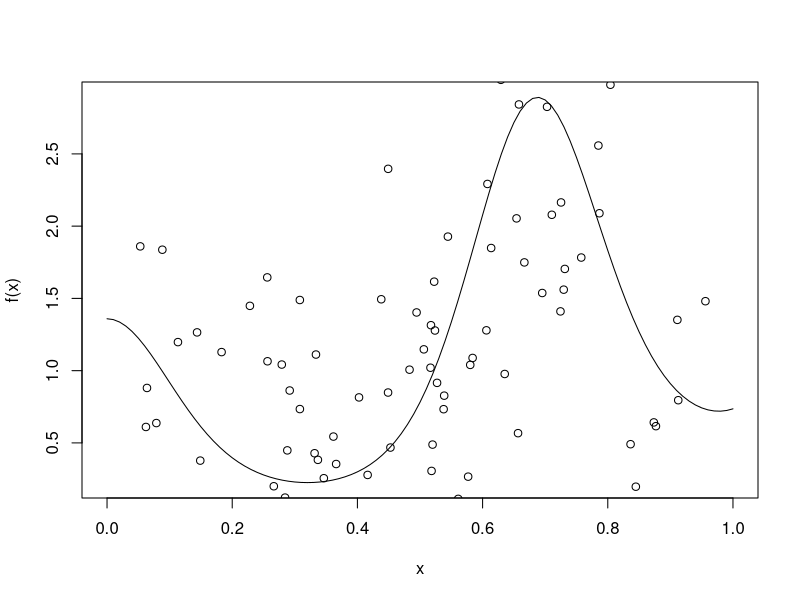
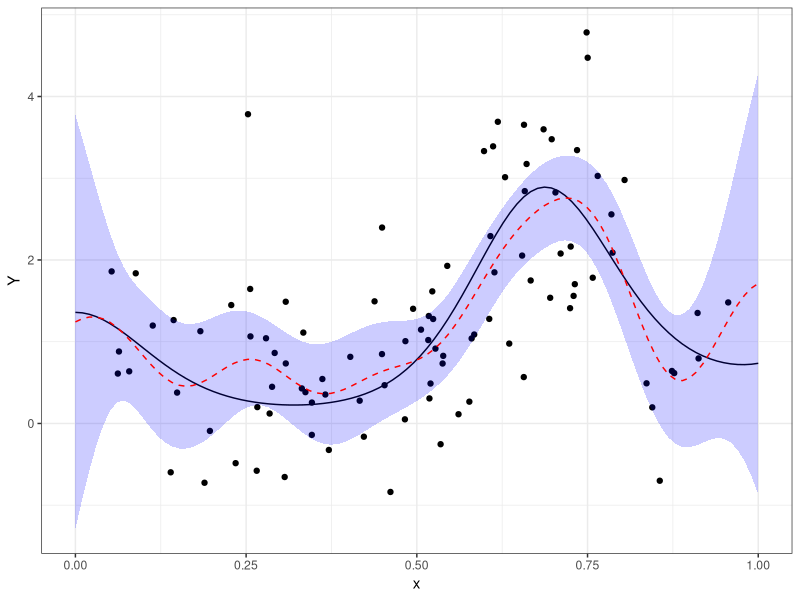

Recreate these plots in R, in order.


n = 100
sigma = 1
f = function(x) 0.5*(x^2+1)^2*exp(cos(3*pi*x))

X = rbeta(n,shape1 = 2,shape2 = 2)

Y = f(X) + rnorm(n,sd = sigma)
curve(f)
points(X,Y)

K = function(x,y,b) sqrt(b)*exp(-b*(x-y)^2)
a = 1
b = 50
tau = 10e-10
Kxx = outer(X,X,K,b)
Kxx1 = Kxx#solve(Kxx + tau*diag(n))

Q = solve(Kxx1 + (sigma^2)*diag(n))

thetahat = Q%*%Y
library(ggplot2) 
xi = seq(0,1,length.out = n)
fhat = rep(0,n)
ftop = rep(0,n)
fdown = rep(0,n)
for(i in 1:n){
x = xi[i]
newK = K(x,X,b)
ZZ = K(x,x,b) - t(newK)%*%Q%*%(newK)
fhat[i] = t(newK)%*%thetahat

ftop[i] = qnorm(p=0.975,mean = fhat[i],sd=sqrt((ZZ)))
fdown[i] = qnorm(p=0.025,mean = fhat[i],sd=sqrt((ZZ)))
}
df = data.frame(x = xi,Xpoints = X,Y = Y,true = f(xi),mean = fhat,up = ftop,down = fdown)

ggplot(data = df,aes(x=x)) + geom_point(aes(x = Xpoints,y = Y)) + 
  geom_line(aes(y = true)) + geom_ribbon(aes(max = up,min = down),fill = "blue",alpha = 0.2) + 
  geom_line(aes(y=mean),col = "red",lty = 2) + theme_bw()

